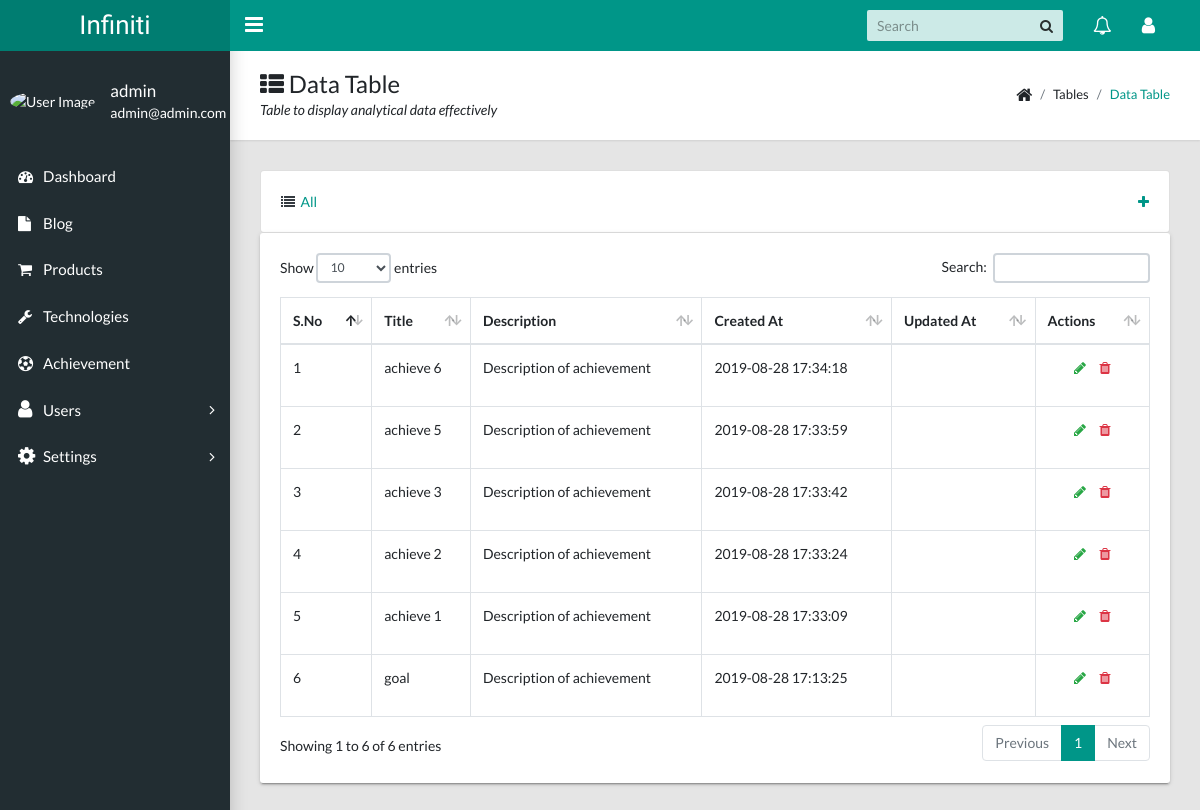
The app's page /admin/achievement_all.php (signed in) with its own data.
### tables this page shows
CREATE TABLE `achievements` (
  `id` int(11) NOT NULL,
  `title` varchar(191) NOT NULL,
  `description` text NOT NULL,
  `image` varchar(191) NOT NULL,
  `created_at` datetime DEFAULT NULL,
  `updated_at` timestamp NULL DEFAULT NULL,
  `deleted_at` datetime DEFAULT NULL
);

### admin/Helper.php (called while the page is built, shortened)
<?php
class Admin {
    public static function getCMS($Conn){
        $data = [];
        $query = "SELECT * FROM `cms_basic`";
        if ($result = $Conn->query($query)){
            if ($result->num_rows > 0){
               while($row = $result->fetch_array()){
                   $data[$row['purpose']] = $row['link'];
               }
            }
        }
        return $data;
    }
    public static function getAchievements($Conn){
        $data = [];
        $query = "SELECT * FROM `achievements` ORDER BY `id` DESC ";
        if ($result = $Conn->query($query)){
            $data = $result;
        }
        return $data;
    }
    public static function getAdminData($Conn){
        $data = [];
        $query = "SELECT * FROM `admins` WHERE  `email` ='".$_SESSION['UserName']."' AND `password` = '".$_SESSION['PassWord']."'";
        if ($result = $Conn->query($query)){
            if ($result->num_rows > 0){
                while($row = $result->fetch_array()){
                    $data = $row;
                }
            }
        }
        return $data;
    }
}

### admin/achievement_all.php (the view, shortened to what this page needs)
<!DOCTYPE html>
<html lang="en">
<head>
    <?php include "head.php";
    $Achievements = Admin::getAchievements($mysqli);
    ?>
</head>
<body class="app sidebar-mini rtl">
<?php include "header.php"; ?>
<?php include "sidebar.php"; ?>
<main class="app-content">
    <div class="app-title">
        <div>
            <h1><i class="fa fa-th-list"></i> Data Table</h1>
            <p>Table to display analytical data effectively</p>
        </div>
        <ul class="app-breadcrumb breadcrumb side">
            <li class="breadcrumb-item"><i class="fa fa-home fa-lg"></i></li>
            <li class="breadcrumb-item">Tables</li>
            <li class="breadcrumb-item active"><a href="#">Data Table</a></li>
        </ul>
    </div>
    <div class="row">
        <div class="col-md-12">
            <div class="card">
                <div class="card-body">
                    <a href="<?php echo BASE.'admin/achievement_all.php';?>" class="fa-pull-left"><i class="fa fa-list text-dark"></i> &nbsp;All</a>
                    <a href="<?php echo BASE.'admin/achievement_create.php'; ?>" class="pull-right"><i class="fa fa-plus text-primary"></i></a>
                </div>
            </div>
        </div>
    </div>
    <div class="row">
        <div class="col-md-12">
            <div class="tile">
                <div class="tile-body table-responsive">
                    <table class="table table-hover table-bordered" id="sampleTable">
                        <thead>
                        <tr>
                            <th>S.No</th>
                            <th>Title</th>
                            <th>Description</th>
                            <th>Created At</th>
                            <th>Updated At</th>
                            <th>Actions</th>
                        </tr>
                        </thead>
                        <tbody>
                        <?php $i = 1; while ($row = $Achievements->fetch_array()){ ?>
                            <tr>
                                <td><?php echo $i++ ?></td>
                                <td><?php echo $row['title'] ?></td>
                                <td><?php echo $row['description'] ?></td>
                                <td><?php echo $row['created_at'] ?></td>
                                <td><?php echo $row['updated_at'] ?></td>
                                <td>
                                    <center>
                                        <a href="<?php echo BASE.'admin/achievement_edit.php?id='.$row['id']; ?>"><i class="fa fa-pencil text-success"></i></a>
                                        <a href="#"><i class="fa fa-trash text-danger"></i></a>
                                    </center>
                                </td>
                            </tr>
                        <?php } ?>
                        </tbody>
                    </table>
                </div>
            </div>
        </div>
    </div>
</main>
</body>
</html>

### admin/head.php (shortened to what this page needs)
<link rel="stylesheet" type="text/css" href="css/main.css">
<link rel="stylesheet" type="text/css" href="https://maxcdn.bootstrapcdn.com/font-awesome/4.7.0/css/font-awesome.min.css">
<?php include "../config/db.php" ?>
<?php include "Helper.php" ?>
<?php $CmsData = Admin::getCMS($mysqli) ?>

### admin/header.php (shortened to what this page needs)
<header class="app-header">
    <a class="app-header__logo" href="dashboard.php"><?php echo $CmsData['title'] ?></a>
    <a class="app-sidebar__toggle" href="#" data-toggle="sidebar" aria-label="Hide Sidebar"></a>
    <ul class="app-nav">
        <li class="app-search">
            <input class="app-search__input" type="search" placeholder="Search">
            <button class="app-search__button"><i class="fa fa-search"></i></button>
        </li>
        <li class="dropdown"><a class="app-nav__item" href="#" data-toggle="dropdown" aria-label="Show notifications"><i class="fa fa-bell-o fa-lg"></i></a>
        </li>
        <li class="dropdown"><a class="app-nav__item" href="#" data-toggle="dropdown" aria-label="Open Profile Menu"><i class="fa fa-user fa-lg"></i></a>
        </li>
    </ul>
</header>

### admin/sidebar.php (shortened to what this page needs)
<?php $AdminData = Admin::getAdminData($mysqli); ?>
<aside class="app-sidebar">
    <div class="app-sidebar__user"><img class="app-sidebar__user-avatar" src="https://s3.amazonaws.com/uifaces/faces/twitter/jsa/48.jpg" alt="User Image">
        <div>
            <p class="app-sidebar__user-name"><?php echo $AdminData['name'] ?></p>
            <p class="app-sidebar__user-designation"><?php echo $AdminData["email"] ?> </p>
        </div>
    </div>
    <ul class="app-menu">
        <li>
            <a class="app-menu__item" href="<?php echo BASE."admin/dashboard.php"; ?>">
                <i class="app-menu__icon fa fa-dashboard"></i>
                <span class="app-menu__label">Dashboard</span>
            </a>
        </li>
        <li>
            <a class="app-menu__item" href="<?php echo BASE."admin/blog_all.php"; ?>">
                <i class="app-menu__icon fa fa-file"></i>
                <span class="app-menu__label">Blog</span>
            </a>
        </li>
        <li>
            <a class="app-menu__item" href="<?php echo BASE."admin/product_all.php"; ?>">
                <i class="app-menu__icon fa fa-shopping-cart"></i>
                <span class="app-menu__label">Products</span>
            </a>
        </li>
        <li>
            <a class="app-menu__item" href="<?php echo BASE."admin/technology_all.php"; ?>">
                <i class="app-menu__icon fa fa-wrench"></i>
                <span class="app-menu__label">Technologies</span>
            </a>
        </li>
        <li>
            <a class="app-menu__item" href="<?php echo BASE."admin/achievement_all.php"; ?>">
                <i class="app-menu__icon fa fa-soccer-ball-o"></i>
                <span class="app-menu__label">Achievement</span>
            </a>
        </li>
        <li class="treeview">
            <a class="app-menu__item" href="#" data-toggle="treeview">
                <i class="app-menu__icon fa fa-user fa-lg"></i>
                <span class="app-menu__label">Users</span>
                <i class="treeview-indicator fa fa-angle-right"></i>
            </a>
        </li>
        <li class="treeview">
            <a class="app-menu__item" href="#" data-toggle="treeview">
                <i class="app-menu__icon fa fa-cog fa-lg"></i>
                <span class="app-menu__label">Settings</span>
                <i class="treeview-indicator fa fa-angle-right"></i>
            </a>
        </li>
    </ul>
</aside>

### records on screen
achievements: title "achieve 6", description "Description of achievement", created_at "2019-08-28 17:34:18"
achievements: title "achieve 5", description "Description of achievement", created_at "2019-08-28 17:33:59"
achievements: title "achieve 3", description "Description of achievement", created_at "2019-08-28 17:33:42"
achievements: title "achieve 2", description "Description of achievement", created_at "2019-08-28 17:33:24"
achievements: title "achieve 1", description "Description of achievement", created_at "2019-08-28 17:33:09"
achievements: title "goal", description "Description of achievement", created_at "2019-08-28 17:13:25"

### other values on screen
$CmsData['title'] "Infiniti"
$AdminData['name'] "admin"
$AdminData["email"] "admin@admin.com"
